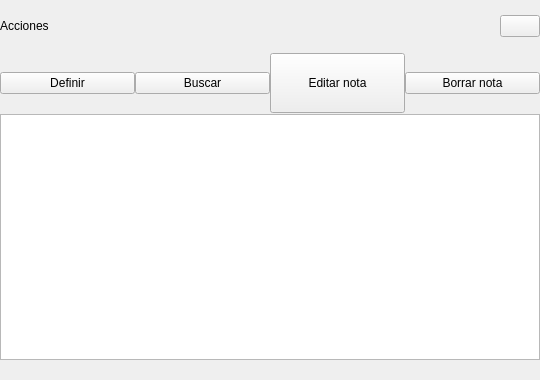
<?xml version="1.0" encoding="UTF-8"?>
<ui version="4.0">
 <class>ViewerNoteActionsPopup</class>
 <widget class="QWidget" name="ViewerNoteActionsPopup">
  <property name="geometry">
   <rect>
    <x>0</x>
    <y>0</y>
    <width>540</width>
    <height>380</height>
   </rect>
  </property>
  <property name="minimumSize">
   <size>
    <width>540</width>
    <height>380</height>
   </size>
  </property>
  <property name="maximumSize">
   <size>
    <width>540</width>
    <height>380</height>
   </size>
  </property>
  <property name="windowTitle">
   <string>Form</string>
  </property>
  <property name="styleSheet">
   <string notr="true"/>
  </property>
  <layout class="QVBoxLayout" name="verticalLayout_2">
   <property name="spacing">
    <number>0</number>
   </property>
   <property name="margin">
    <number>0</number>
   </property>
   <item>
    <widget class="QWidget" name="arrowCont" native="true">
     <property name="maximumSize">
      <size>
       <width>16777215</width>
       <height>19</height>
      </size>
     </property>
     <widget class="QLabel" name="topArrowLbl">
      <property name="geometry">
       <rect>
        <x>50</x>
        <y>2</y>
        <width>24</width>
        <height>17</height>
       </rect>
      </property>
      <property name="text">
       <string/>
      </property>
      <property name="indent">
       <number>0</number>
      </property>
     </widget>
    </widget>
   </item>
   <item>
    <widget class="QFrame" name="popupCont">
     <property name="minimumSize">
      <size>
       <width>0</width>
       <height>0</height>
      </size>
     </property>
     <property name="maximumSize">
      <size>
       <width>10000</width>
       <height>10000</height>
      </size>
     </property>
     <layout class="QVBoxLayout" name="verticalLayout">
      <property name="spacing">
       <number>0</number>
      </property>
      <property name="margin">
       <number>0</number>
      </property>
      <item>
       <widget class="QFrame" name="headerPopup">
        <property name="minimumSize">
         <size>
          <width>0</width>
          <height>52</height>
         </size>
        </property>
        <property name="maximumSize">
         <size>
          <width>16777215</width>
          <height>52</height>
         </size>
        </property>
        <layout class="QHBoxLayout" name="horizontalLayout">
         <property name="spacing">
          <number>0</number>
         </property>
         <property name="margin">
          <number>0</number>
         </property>
         <item>
          <widget class="QLabel" name="label">
           <property name="text">
            <string>Acciones</string>
           </property>
          </widget>
         </item>
         <item>
          <spacer name="horizontalSpacer">
           <property name="orientation">
            <enum>Qt::Horizontal</enum>
           </property>
           <property name="sizeHint" stdset="0">
            <size>
             <width>40</width>
             <height>20</height>
            </size>
           </property>
          </spacer>
         </item>
         <item>
          <widget class="QPushButton" name="closeBtn">
           <property name="focusPolicy">
            <enum>Qt::NoFocus</enum>
           </property>
           <property name="text">
            <string/>
           </property>
          </widget>
         </item>
        </layout>
       </widget>
      </item>
      <item>
       <widget class="QWidget" name="actionsCont" native="true">
        <property name="minimumSize">
         <size>
          <width>0</width>
          <height>62</height>
         </size>
        </property>
        <property name="maximumSize">
         <size>
          <width>16777215</width>
          <height>62</height>
         </size>
        </property>
        <layout class="QHBoxLayout" name="actions22Cont">
         <property name="spacing">
          <number>0</number>
         </property>
         <property name="margin">
          <number>0</number>
         </property>
         <item>
          <widget class="QPushButton" name="definitionBtn">
           <property name="sizePolicy">
            <sizepolicy hsizetype="Minimum" vsizetype="Fixed">
             <horstretch>0</horstretch>
             <verstretch>0</verstretch>
            </sizepolicy>
           </property>
           <property name="focusPolicy">
            <enum>Qt::NoFocus</enum>
           </property>
           <property name="text">
            <string>Definir</string>
           </property>
          </widget>
         </item>
         <item>
          <widget class="QPushButton" name="searchBtn">
           <property name="sizePolicy">
            <sizepolicy hsizetype="Minimum" vsizetype="Fixed">
             <horstretch>0</horstretch>
             <verstretch>0</verstretch>
            </sizepolicy>
           </property>
           <property name="focusPolicy">
            <enum>Qt::NoFocus</enum>
           </property>
           <property name="text">
            <string>Buscar</string>
           </property>
          </widget>
         </item>
         <item>
          <widget class="QPushButton" name="editNoteBtn">
           <property name="sizePolicy">
            <sizepolicy hsizetype="Preferred" vsizetype="Preferred">
             <horstretch>0</horstretch>
             <verstretch>0</verstretch>
            </sizepolicy>
           </property>
           <property name="minimumSize">
            <size>
             <width>0</width>
             <height>60</height>
            </size>
           </property>
           <property name="maximumSize">
            <size>
             <width>16777215</width>
             <height>60</height>
            </size>
           </property>
           <property name="focusPolicy">
            <enum>Qt::NoFocus</enum>
           </property>
           <property name="text">
            <string>Editar nota</string>
           </property>
          </widget>
         </item>
         <item>
          <widget class="QPushButton" name="deleteNoteBtn">
           <property name="focusPolicy">
            <enum>Qt::NoFocus</enum>
           </property>
           <property name="text">
            <string>Borrar nota</string>
           </property>
          </widget>
         </item>
        </layout>
       </widget>
      </item>
      <item>
       <widget class="bqQTextBrowser" name="noteTextBrowser">
        <property name="textInteractionFlags">
         <set>Qt::NoTextInteraction</set>
        </property>
       </widget>
      </item>
      <item>
       <widget class="QWidget" name="actionsNoteCont" native="true">
        <layout class="QHBoxLayout" name="horizontalLayout_2">
         <property name="spacing">
          <number>0</number>
         </property>
         <property name="margin">
          <number>0</number>
         </property>
        </layout>
       </widget>
      </item>
     </layout>
    </widget>
   </item>
   <item>
    <widget class="QWidget" name="arrowBottomCont" native="true">
     <property name="minimumSize">
      <size>
       <width>0</width>
       <height>20</height>
      </size>
     </property>
     <widget class="QLabel" name="bottomArrowLbl">
      <property name="geometry">
       <rect>
        <x>160</x>
        <y>0</y>
        <width>24</width>
        <height>17</height>
       </rect>
      </property>
      <property name="text">
       <string/>
      </property>
     </widget>
    </widget>
   </item>
  </layout>
 </widget>
 <customwidgets>
  <customwidget>
   <class>bqQTextBrowser</class>
   <extends>QTextBrowser</extends>
   <header>bqQTextBrowser.h</header>
  </customwidget>
 </customwidgets>
 <resources/>
 <connections/>
</ui>
